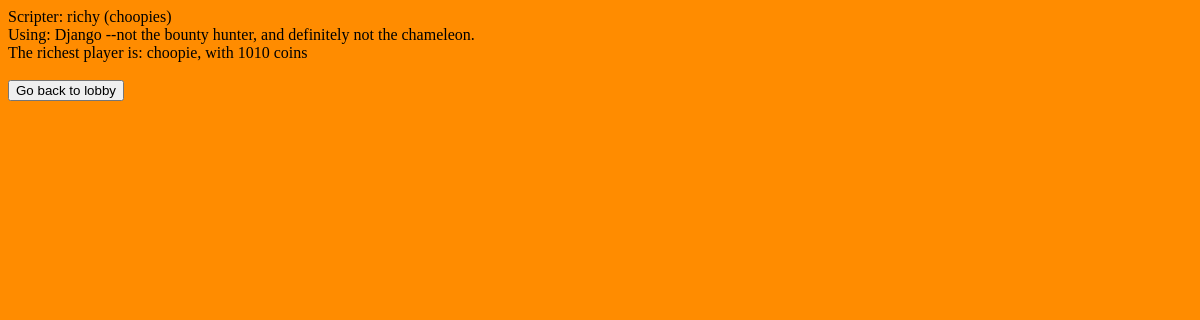
The app's page /hallOfFame, older data.
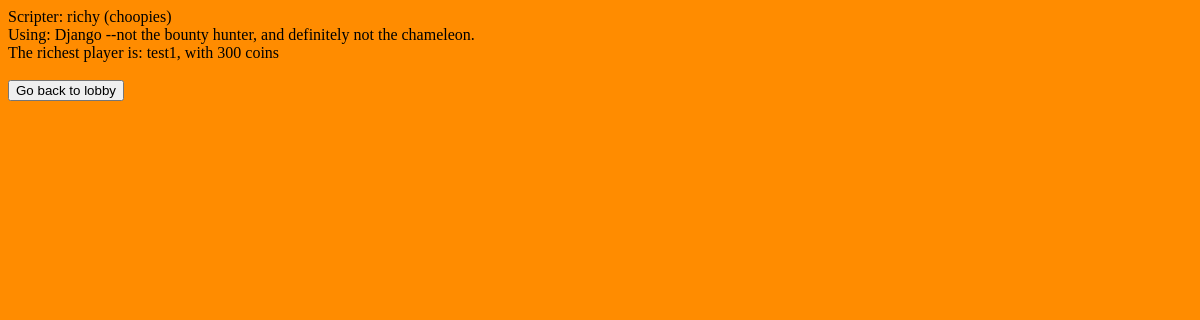
The same page, newer data.
### website/models.py (models this page shows)
class Player(models.Model):
    name = models.CharField(max_length=20)
    coins = models.IntegerField(default=0)
    wins = models.IntegerField(default=0)
    losses = models.IntegerField(default=0)
    password = models.CharField(max_length=20)
    positives = models.IntegerField(default=0)
    negatives = models.IntegerField(default=0)

### website/views.py (the view)
# urls.py: path('hallOfFame', hallOfFame, name="hallOfFame"),
def hallOfFame(request):
    coinsOrder = Player.objects.order_by('coins')
    richestPlayerCoins = coinsOrder[len(coinsOrder) - 1].coins
    richestPlayer = coinsOrder[len(coinsOrder) - 1].name
    return render(request, "website/hallOfFame.html", {'richestPlayer':richestPlayer,'richestPlayerCoins':richestPlayerCoins})

### website/templates/website/hallOfFame.html (shortened to what this page needs)
{% extends "base.html" %}
{% load static %}
{% block content %}
Scripter: richy (choopies)
<br>
Using: Django --not the bounty hunter, and definitely not the chameleon.
<br>
The richest player is: {{richestPlayer}}, with {{richestPlayerCoins}} coins
<br>
<br>
<a href="{% url 'lobby' %}">
        <button>Go back to lobby</button>
    </a>
{% endblock %}

### website/templates/base.html (shortened to what this page needs)
{% load static %}
<!DOCTYPE html>
<html lang="en">
<head>
    <link rel="stylesheet"
          href="{% static 'website/style.css' %}">
</head>
<body>
    {% block content %}
    {% endblock %}
</body>
</html>

### website/static/website/style.css (style rules this page uses)
body { font-family: "copper-plate"; color: black; background-color: #FF8C00; }

Row changes from the older to the newer data that the page shows:
removed Player: name "choopie"
added Player: name "test1"
Text that changed along with them:
{{ richestPlayerCoins }}: "1010" → "300"
